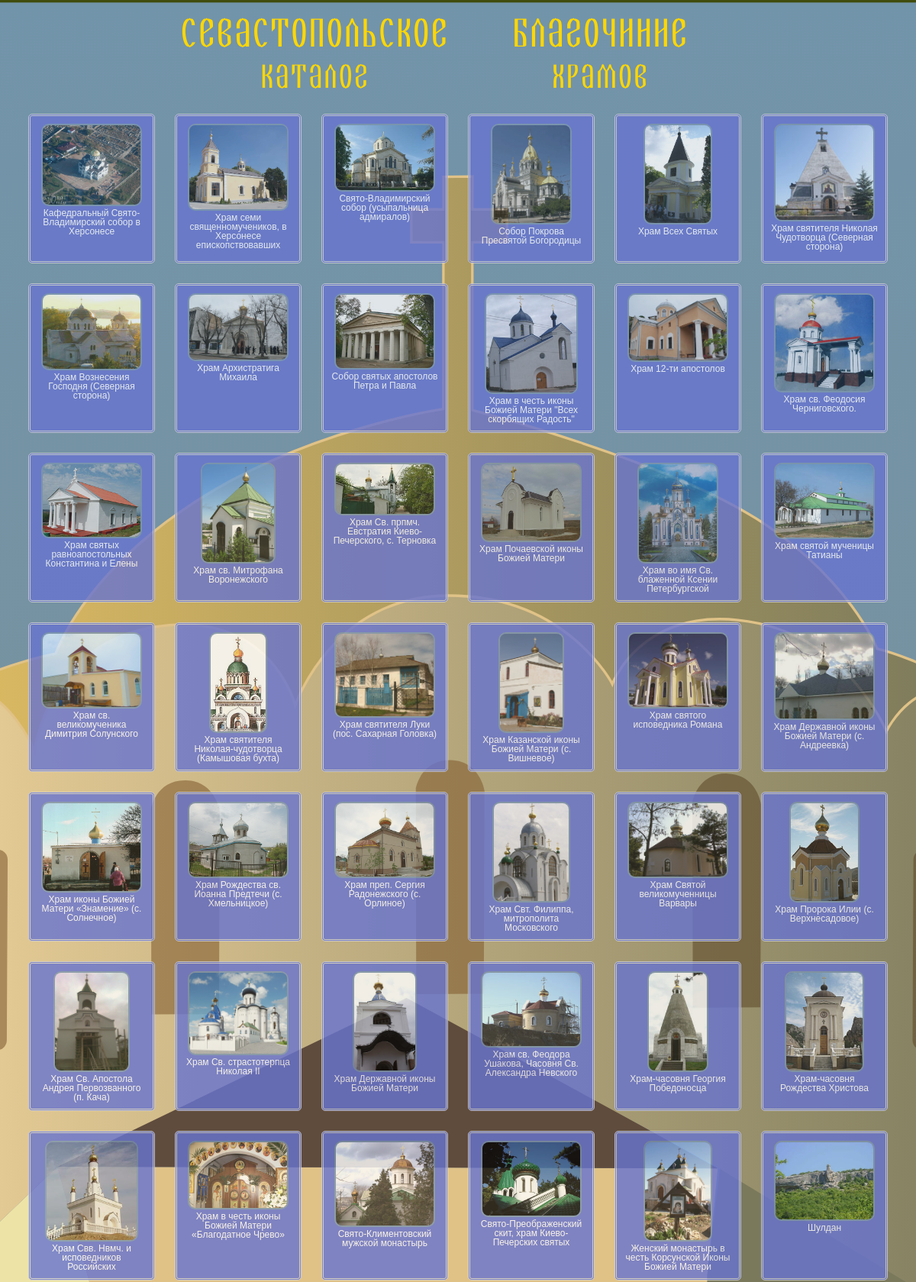
The page / (upper part) on the database its author committed.
### tables this page shows
CREATE TABLE `chirch` (
  `ID` int(2) DEFAULT NULL,
  `Title` varchar(108) DEFAULT NULL,
  `GMYM` varchar(40) DEFAULT NULL,
  `Page` varchar(67) DEFAULT NULL,
  `TimeT` varchar(269) DEFAULT NULL,
  `Photo` varchar(13) DEFAULT NULL,
  `Comment` varchar(245) DEFAULT NULL
);

### index.php (the view, shortened to what this page needs)
<!doctype html>
<html lang="ru">
<head>
</head>
<body>
<div class='head_block'>
Севастопольское
<br><small> Каталог </small>
</div>
<div class='head_block'>
Благочиние
<br> <small> Храмов </small>
</div>
<div id='transfer' valign='top'>
<?php
require 'dbconfig.php';
$conn = mysqli_connect($DB_HOST, $DB_USER, $DB_PASS)
	or die ('Нет соединения с бд: '.mysql_error($conn));
mysqli_select_db($conn,$WP_DB)
	or die ('НЕ могу выбрать бд: '.mysqli_error($conn));
	if ( mysqli_query($conn,"SELECT ID FROM chirch;") ){
			   mysqli_query($conn,'SET NAMES utf8');
		$req = mysqli_query($conn,"SELECT ID, Title, Photo FROM chirch;");
		while ($row = mysqli_fetch_array($req, MYSQLI_BOTH)){
			$safestr = str_replace('"', '&#34;', $row[1]);
			print('<div class="out_cell" align="center" valign="middle" style="vertical-align: middle;">'.
			'<img class="cont_c" elem="' . $row[0] . '" title="' . $safestr . '" src="photos/' . $row[2] . '"' .
			'style="max-width:128px; max-height:128px; border-radius:10px; border:solid 2px #7b94b0; vertical-align: middle; opacity: 1; cursor:pointer;">'.
			'<div style="font-size: 9pt; line-height:100%; color:white; padding-top:3px;">' . $row[1] . '</div>'.
			'</div>');
		}
	} else {
		echo "<div style='color:red; text-align:center;'>НЕ найдена БД,<br>работа программы не возможна!</div>";
	}
?>
</div>
<br>
<br><br>
</body>
</html>

### index.php (style rules this page uses)
.out_cell { display:inline-block; width: 140px; height: 170px; border: double 3px lightgrey; background: #6874d0; padding: 10px; border-radius: 5px; margin: 13px; vertical-align: middle; opacity: 0.8; }
.cont_c { background: #3f3f3f; vertical-align: middle; }
body { background: url('icons/Silhoete.svg') no-repeat #404c0d; background-position: center top; background-size: cover; text-align: center; vertical-align: middle; font-family: sans-serif; }
.head_block { font-family: Izhitza; display: inline-block; color: gold; width: 30%; text-align: center; font-size: 40pt; margin: 10px 0px; font-weight: 400; border: solid 0px; letter-spacing: 3px; }

### rows shown on the page
chirch: Photo (picture), Title "Кафедральный Свято-Владимирский собор в Херсонесе"
chirch: Photo (picture), Title "Храм cеми cвященномучеников, в Херсонесе епископствовавших"
chirch: Photo (picture), Title "Свято-Владимирский собор (усыпальница адмиралов)"
chirch: Photo (picture), Title "Собор Покрова Пресвятой Богородицы"
chirch: Photo (picture), Title "Храм Всех Святых"
chirch: Photo (picture), Title "Храм cвятителя Николая Чудотворца (Северная сторона)"
chirch: Photo (picture), Title "Храм Вознесения Господня (Северная сторона)"
chirch: Photo (picture), Title "Храм Архистратига Михаила"
chirch: Photo (picture), Title "Собор святых апостолов Петра и Павла"
chirch: Photo (picture), Title "Храм в честь иконы Божией Матери \"Всех скорбящих Радость\""
chirch: Photo (picture), Title "Храм 12-ти апостолов"
chirch: Photo (picture), Title "Храм св. Феодосия Черниговского."
chirch: Photo (picture), Title "Храм святых равноапостольных Константина и Елены"
chirch: Photo (picture), Title "Храм св. Митрофана Воронежского"
chirch: Photo (picture), Title "Храм Св. прпмч. Евстратия Киево-Печерского, с. Терновка"
chirch: Photo (picture), Title "Храм Почаевской иконы Божией Матери"
chirch: Photo (picture), Title "Храм во имя Св. блаженной Ксении Петербургской"
chirch: Photo (picture), Title "Храм святой мученицы Татианы"
chirch: Photo (picture), Title "Храм св. великомученика Димитрия Солунского"
chirch: Photo (picture), Title "Храм святителя Николая-чудотворца (Камышовая бухта)"
chirch: Photo (picture), Title "Храм святителя Луки (пос. Сахарная Головка)"
chirch: Photo (picture), Title "Храм Казанской иконы Божией Матери (с. Вишневое)"
chirch: Photo (picture), Title "Храм святого исповедника Романа"
chirch: Photo (picture), Title "Храм Державной иконы Божией Матери (с. Андреевка)"
chirch: Photo (picture), Title "Храм иконы Божией Матери «Знамение» (с. Солнечное)"
chirch: Photo (picture), Title "Храм Рождества св. Иоанна Предтечи (с. Хмельницкое)"
chirch: Photo (picture), Title "Храм преп. Сергия Радонежского (с. Орлиное)"
chirch: Photo (picture), Title "Храм Свт. Филиппа, митрополита Московского"
chirch: Photo (picture), Title "Храм Святой великомученницы Варвары"
chirch: Photo (picture), Title "Храм Пророка Илии (с. Верхнесадовое)"
chirch: Photo (picture), Title "Храм Св. Апостола Андрея Первозванного (п. Кача)"
chirch: Photo (picture), Title "Храм Св. страстотерпца Николая II"
chirch: Photo (picture), Title "Храм Державной иконы Божией Матери"
chirch: Photo (picture), Title "Храм св. Феодора Ушакова, Часовня Св. Александра Невского"
chirch: Photo (picture), Title "Храм-часовня Георгия Победоносца"
chirch: Photo (picture), Title "Храм-часовня Рождества Христова"
chirch: Photo (picture), Title "Храм Свв. Нвмч. и исповедников Российских"
chirch: Photo (picture), Title "Храм в честь иконы Божией Матери «Благодатное Чрево»"
chirch: Photo (picture), Title "Свято-Климентовский мужской монастырь"
chirch: Photo (picture), Title "Свято-Преображенский скит, храм Киево-Печерских святых"
chirch: Photo (picture), Title "Женский монастырь в честь Корсунской Иконы Божией Матери"
chirch: Photo (picture), Title "Шулдан"
